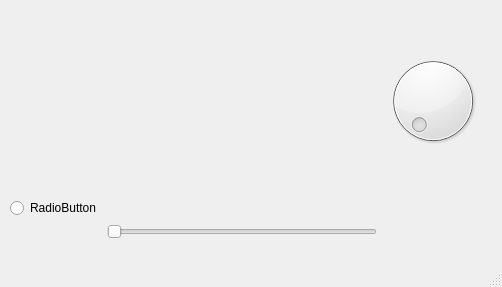
<?xml version="1.0" encoding="UTF-8"?>
<ui version="4.0">
 <class>MainWindow</class>
 <widget class="QMainWindow" name="MainWindow">
  <property name="geometry">
   <rect>
    <x>0</x>
    <y>0</y>
    <width>502</width>
    <height>287</height>
   </rect>
  </property>
  <property name="windowTitle">
   <string>MainWindow</string>
  </property>
  <widget class="QWidget" name="centralwidget">
   <widget class="QWidget" name="layoutWidget">
    <property name="geometry">
     <rect>
      <x>10</x>
      <y>10</y>
      <width>473</width>
      <height>229</height>
     </rect>
    </property>
    <layout class="QGridLayout" name="gridLayout">
     <item row="0" column="0">
      <widget class="GeoLocationWidget" name="geolocationWidget"/>
     </item>
     <item row="0" column="1" rowspan="2">
      <widget class="GlobeWidget" name="globeWidget"/>
     </item>
     <item row="0" column="2">
      <widget class="QDial" name="dial"/>
     </item>
     <item row="1" column="0">
      <widget class="QRadioButton" name="radioButton">
       <property name="text">
        <string>RadioButton</string>
       </property>
      </widget>
     </item>
     <item row="2" column="1">
      <widget class="QSlider" name="horizontalSlider">
       <property name="orientation">
        <enum>Qt::Horizontal</enum>
       </property>
      </widget>
     </item>
    </layout>
   </widget>
  </widget>
  <widget class="QMenuBar" name="menubar">
   <property name="geometry">
    <rect>
     <x>0</x>
     <y>0</y>
     <width>502</width>
     <height>21</height>
    </rect>
   </property>
  </widget>
  <widget class="QStatusBar" name="statusbar"/>
 </widget>
 <customwidgets>
  <customwidget>
   <class>GeoLocationWidget</class>
   <extends>QWidget</extends>
   <header>QQ_Widgets.geolocationwidget</header>
  </customwidget>
  <customwidget>
   <class>GlobeWidget</class>
   <extends>QWidget</extends>
   <header>QQ_Widgets.globewidget</header>
  </customwidget>
 </customwidgets>
 <resources/>
 <connections>
  <connection>
   <sender>geolocationWidget</sender>
   <signal>latitudeChanged(double)</signal>
   <receiver>globeWidget</receiver>
   <slot>setLatitude(double)</slot>
   <hints>
    <hint type="sourcelabel">
     <x>97</x>
     <y>130</y>
    </hint>
    <hint type="destinationlabel">
     <x>295</x>
     <y>155</y>
    </hint>
   </hints>
  </connection>
  <connection>
   <sender>geolocationWidget</sender>
   <signal>longitudeChanged(double)</signal>
   <receiver>globeWidget</receiver>
   <slot>setLongitude(double)</slot>
   <hints>
    <hint type="sourcelabel">
     <x>120</x>
     <y>112</y>
    </hint>
    <hint type="destinationlabel">
     <x>283</x>
     <y>128</y>
    </hint>
   </hints>
  </connection>
  <connection>
   <sender>radioButton</sender>
   <signal>toggled(bool)</signal>
   <receiver>globeWidget</receiver>
   <slot>setPositionShown(bool)</slot>
   <hints>
    <hint type="sourcelabel">
     <x>106</x>
     <y>200</y>
    </hint>
    <hint type="destinationlabel">
     <x>296</x>
     <y>198</y>
    </hint>
   </hints>
  </connection>
  <connection>
   <sender>horizontalSlider</sender>
   <signal>valueChanged(int)</signal>
   <receiver>globeWidget</receiver>
   <slot>setAngle(int)</slot>
   <hints>
    <hint type="sourcelabel">
     <x>294</x>
     <y>312</y>
    </hint>
    <hint type="destinationlabel">
     <x>305</x>
     <y>234</y>
    </hint>
   </hints>
  </connection>
  <connection>
   <sender>dial</sender>
   <signal>dialMoved(int)</signal>
   <receiver>globeWidget</receiver>
   <slot>setDivisions(int)</slot>
   <hints>
    <hint type="sourcelabel">
     <x>492</x>
     <y>121</y>
    </hint>
    <hint type="destinationlabel">
     <x>400</x>
     <y>151</y>
    </hint>
   </hints>
  </connection>
 </connections>
</ui>
